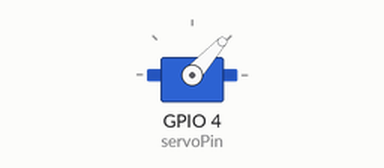
Simulated run of this program. Board: Raspberry Pi (BCM pin numbers). Parts: servo. Servo angles are drawn from the pulse width (0.5 ms = 0°, 2.5 ms = 180°).

Above: at 0.05 s.
At 0.4 s:
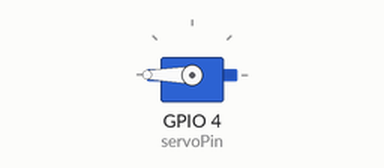
At 0.8 s:
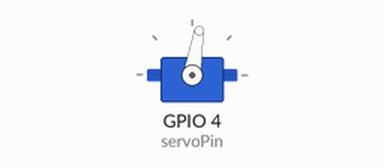
At 1.35 s:
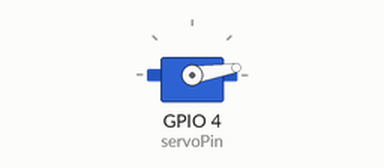
Timing chart, 0 to 3.1 s (numbered marks = the images above):
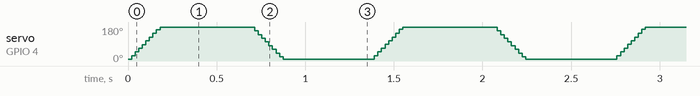

The program:

custom_servo_test.py
```python
import RPi.GPIO as GPIO
import time

ERROR_OFFSET = 0.5
SERVO_MIN_DUTY = 2.5 + ERROR_OFFSET  # duty cycle for 0 degrees
SERVO_MAX_DUTY = 12.5 + ERROR_OFFSET  # duty cycle for 180 degrees
MIN_ANGLE = 0  # degrees
MAX_ANGLE = 180  # degrees

servoPin = 4


def setup():
    # initialize GPIO Pin
    GPIO.setmode(GPIO.BCM)
    GPIO.setwarnings(False)
    GPIO.setup(servoPin, GPIO.OUT)
    GPIO.output(servoPin, GPIO.LOW)

    # initialize PWM in defined GPIO Pin
    global pwmChannel
    pwmChannel = GPIO.PWM(servoPin, 50)
    pwmChannel.start(0)


# get the corresponding value from range 0 ~ 180 degrees to min ~ max duty cycle
def mapValue(value, fromLow, fromHigh, toLow, toHigh):
    return (toHigh - toLow) * (value - fromLow) / (fromHigh - fromLow) + toLow


# rotate the servo to a specific angle
def servoWrite(angle):
    # make sure it doesn't go beyond the angle the servo motor can rotate
    if (angle < MIN_ANGLE):
        angle = MIN_ANGLE
    elif (angle > MAX_ANGLE):
        angle = MAX_ANGLE
    pwmChannel.ChangeDutyCycle(mapValue(angle, 0, 180, SERVO_MIN_DUTY, SERVO_MAX_DUTY))


def loop():
    while True:
        # rotate from 0 ~ 180 degrees
        for dc in range(0, 181, 1):
            servoWrite(dc)
            time.sleep(0.001)
        time.sleep(0.5)
        # rotate from 180 ~ 0 degrees
        for dc in range(180, -1, -1):
            servoWrite(dc)
            time.sleep(0.001)
        time.sleep(0.5)


def destroy():
    # p.stop()
    GPIO.cleanup()

"""
    Tutorial:
        - https://embeddedcircuits.com/raspberry-pi/tutorial/controlling-a-servo-motor-with-raspberry-pi-tutorial
"""
if __name__ == '__main__':
    setup()
    try:
        loop()
    except KeyboardInterrupt:  # exit when Ctrl + C is pressed
        destroy()
```
